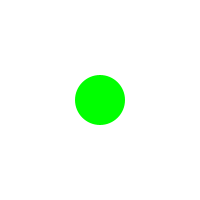
Frame 1 (no input)
Frame 60 (the mouse pressed at the canvas centre just before this capture): identical to frame 1, image omitted
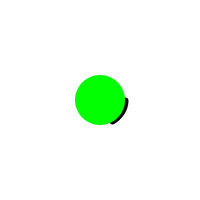
Frame 120 (the mouse held since frame 60 and released just before this capture)

The Processing sketch that drew these frames (run headless with seeded random() and noise(); from frame 60 on, the mouse is pressed at the canvas centre):

// Processing sketch: processing_122397
// ── processing_122397.pde

int cx=100, cy=100, r=100, i=0;
void setup() {
  size(200, 200);
}

void draw() {
  background(-1);
  noStroke();
  boolean b = HoverTimer(mouseX, mouseY, cx, cy, r);
  if (b) {
    pushStyle();
    stroke(0);
    noFill();
    strokeWeight(6);
    arc(width/2, height/2, 50, 50, 0, radians(i));
    popStyle();
    i++;
  }
  else {
    i=0;
  }
  if (i>360) {
    fill(255, 0, 0);
    b=!b;
  }
  else {
    fill(0, 255, 0);
  }
  ellipse(cx, cy, r/2, r/2);
}

boolean  HoverTimer(int x, int y, int cx, int cy, int r) {
  if ( dist(x, y, cx, cy) < r) return true;
  else return false;
}
